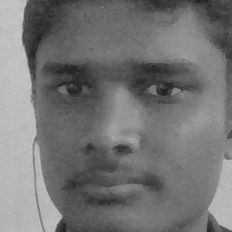
#> input picture Jp33/Facedet/dataset/user.12.11.jpg, 232 x 232 px, given in place of the camera
$ python Recogniser_Video_LBPHFace.py
#> lines starting #> are read from the running program, lines starting #| are printed output that depends on the picture; after the words box and inside, x2 and y2 are one past the last pixel; in counts of white or black regions, pixels touching at a corner belong together
### Jp33/Facedet/NameFind.py
'''
Jaya Prakash - 33
Associated with facedet1 program,has two xml files also
Working
'''
import cv2
import math
import  time

now_time = time.clock()

face = cv2.CascadeClassifier('haarcascade_frontalcatface.xml')
glass_cas = cv2.CascadeClassifier('haarcascade_eye_tree_eyeglasses.xml')

WHITE = [255, 255, 255]

def FileRead():
    Info = open("Names.txt", "r")                       # Open th text file in readmode
#> (reads Jp33/Facedet/Names.txt from the repository)
    NAME = []                                           # The tuple to store Names
    while (True):                                       # Read all the lines in the file and store them in two tuples
        Line = Info.readline()
        if Line == '':
            break
        NAME.append (Line.split(",")[1].rstrip())

    return NAME                                     # Return the two tuples

Names = FileRead()                                 # Run the above Function to get the ID and Names Tuple

#     ------------------- FUNCTION TO FIND THE NAME  -----------------------------------------------------------


def ID2Name(ID, conf):
    if ID > 0:
        NameString = "Name: " + Names[ID-1] + " Distance: " + (str(round(conf)) )                                # Find the Name using the index of the ID
    else:
        NameString = " Face Not Recognised "  # Find the Name using the index of the ID

    return NameString

#     ------------------- THIS FUNCTION READ THE FILE AND ADD THE NAME TO THE END OF THE FILE  -----------------


# [8 lines left out: function AddName, not called in this run]

#     ------------------- DRAW THE BOX AROUND THE FACE, ID and CONFIDENCE  -------------------------------------


def DispID(x, y, w, h, NAME, Image):

    #  --------------------------------- THE POSITION OF THE ID BOX  ---------------------------------------------

    Name_y_pos = y - 10
    Name_X_pos = x + w//2 - (len(NAME)*7//2)

    if Name_X_pos < 0:
        Name_X_pos = 0
    elif (Name_X_pos +10 + (len(NAME) * 7) > Image.shape[1]):
          Name_X_pos= Name_X_pos - (Name_X_pos +10 + (len(NAME) * 7) - (Image.shape[1]))
    if Name_y_pos < 0:
        Name_y_pos = Name_y_pos = y + h + 10

 #  ------------------------------------    THE DRAWING OF THE BOX AND ID   --------------------------------------

    draw_box(Image, x, y, w, h)


    cv2.rectangle(Image, (Name_X_pos-10, Name_y_pos-25), (Name_X_pos +10 + (len(NAME) * 7), Name_y_pos-1), (0,0,0), -2)           # Draw a Black Rectangle over the face frame
    cv2.rectangle(Image, (Name_X_pos-10, Name_y_pos-25), (Name_X_pos +10 + (len(NAME) * 7), Name_y_pos-1), WHITE, 1)
    cv2.putText(Image, NAME, (Name_X_pos, Name_y_pos - 10), cv2.FONT_HERSHEY_DUPLEX, .4, WHITE)                         # Print the name of the ID


def draw_box(Image, x, y, w, h):
    cv2.line(Image, (x, y), (x + (w//5) ,y), WHITE, 2)
    cv2.line(Image, (x+((w//5)*4), y), (x+w, y), WHITE, 2)
    cv2.line(Image, (x, y), (x, y+(h//5)), WHITE, 2)
    cv2.line(Image, (x+w, y), (x+w, y+(h//5)), WHITE, 2)
    cv2.line(Image, (x, (y+(h//5*4))), (x, y+h), WHITE, 2)
    cv2.line(Image, (x, (y+h)), (x + (w//5) ,y+h), WHITE, 2)
    cv2.line(Image, (x+((w//5)*4), y+h), (x + w, y + h), WHITE, 2)
    cv2.line(Image, (x+w, (y+(h//5*4))), (x+w, y+h), WHITE, 2)


# ---------------     SECOND ID BOX      ----------------------
# [39 lines left out: functions DispID2, DispID3, not called in this run]


def DrawBox(Image, x, y, w, h):
    cv2.rectangle(Image, (x, y), (x + w, y + h), (255, 255, 255), 1)     # Draw a rectangle arround the face

# ----------------------------- THIS FUNCTION TAKES IN SPEC CASCADE, FACE CASCADE AND AN IMAGE
# ------------------------- IT RETURNS A CROPPED FACE AND IF POSSIBLE STRAIGHTENS THE TILT OF THE HEAD


# [25 lines left out: function DetectEyes, not called in this run]


def tell_time_passed():
    print ('TIME PASSED ' + str(round(((time.clock() - now_time)/60), 2)) + ' MINS')

### Jp33/Facedet/Recogniser_Video_LBPHFace.py
#   --------------------------------- RECOGNISER FOR THE LBPH FACE RECOGNISER ------------------------------------------
#   -------------------- FOR THE FACE RECOGNITION ALL THE FACES ARE REQUIRED TO BE SAME SIZE --------------------------
# -------------------------------------- BY LAHIRU DINALANKARA AKA SPIKE ----------------------------------------------


import cv2                  # Importing the opencv
import numpy as np          # Import Numarical Python
import NameFind

# import the Haar cascades for face and eye ditection

face_cascade = cv2.CascadeClassifier('haarcascade_frontalcatface.xml')
eye_cascade = cv2.CascadeClassifier('haarcascade_eye.xml')


recognise = cv2.face.LBPHFaceRecognizer_create(2, 2, 7, 7, 15)                                 # LBPH Face recogniser object
recognise.read("xml/trainingDataLBPH.xml")                                   # Load the training data from the trainer to recognise the faces

# -------------------------     START THE VIDEO FEED ------------------------------------------

cap = cv2.VideoCapture(0)                                                       # Camera object
# cap = cv2.VideoCapture('TestVid.wmv')   # Video object

while True:
    ret, img = cap.read()                                                       # Read the camera object
#> img is the input picture: shape (232, 232, 3); min 26, max 202, mean 116.7
    gray = cv2.cvtColor(img, cv2.COLOR_BGR2GRAY)                                # Convert the Camera to gray
    faces = face_cascade.detectMultiScale(gray, 1.3, 5)                         # Detect the faces and store the positions
#> faces = [[8, 12, 212, 212]]

    for (x, y, w, h) in faces:                                                  # Frames  LOCATION X, Y  WIDTH, HEIGHT

        # Eyes should be inside the face.
        gray_face = gray[y: y+h, x: x+w]                                        # The Face is isolated and cropped
        eyes = eye_cascade.detectMultiScale(gray_face)
        for (ex, ey, ew, eh) in eyes:
            ID, conf = recognise.predict(gray_face)                             # Determine the ID of the photo
            NAME = NameFind.ID2Name(ID, conf)
            NameFind.DispID(x, y, w, h, NAME, gray)
#> this loop made 1 pass
#> (x, y, w, h, eyes) on pass 1: (8, 12, 212, 212, [[119, 45, 62, 62], [34, 47, 57, 57]])
#> pass 1, `gray_face = gray[y: y+h, x: x+w]`:
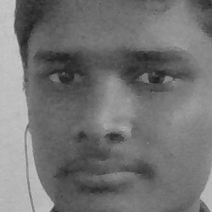
#> gray_face: shape (212, 212); min 26, max 202, mean 115.3
#> after the loop:
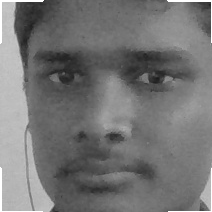
#> gray_face: shape (212, 212); 1.15% of pixels changed, all inside (x1, y1, x2, y2) = (0, 0, 212, 212)

    cv2.imshow('LBPH Face Recognition System', gray)                            # Show the video
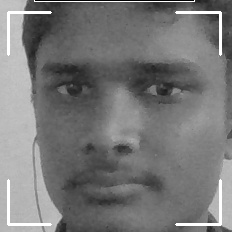
#> window 'LBPH Face Recognition System': shape (232, 232); min 0, max 255, mean 119.4

    if cv2.waitKey(1) & 0xFF == ord('q'):                                       # Quit if the key is Q
#> (key q is pressed here)
        break

cap.release()
cv2.destroyAllWindows()
